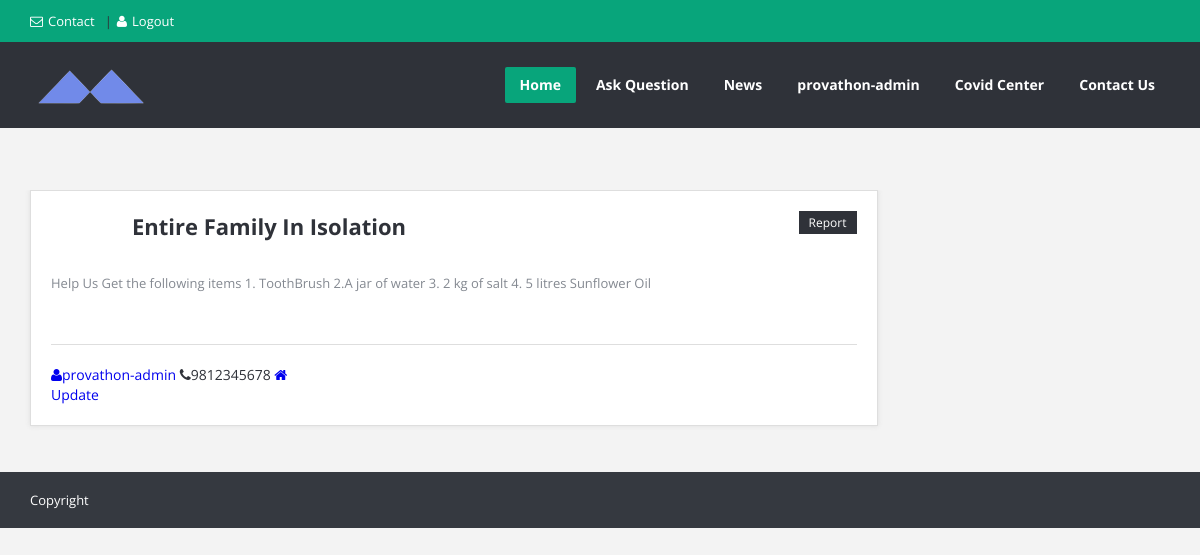
The page /post/details/6 (signed in) on the database its author committed.
### posts/models.py (models this page shows, shortened)
class Post(models.Model):
    title = models.CharField(max_length=100)
    content = models.TextField()
    date_posted = models.DateTimeField(default = timezone.now)
    author = models.ForeignKey(User, on_delete = models.CASCADE)
    settled = models.BooleanField(default=False)

### users/models.py (models this page shows, shortened)
class Profile(models.Model):
    user = models.OneToOneField(User, on_delete=models.CASCADE, )
    image = models.ImageField(default='default.jpg', upload_to='profile_pics')
    contact = models.CharField(max_length = 10, default = "Not entered")
    address = models.CharField(max_length=50, default = "Not entered")
    Gcode = models.CharField(max_length = 5, default = "Not entered")

### posts/views.py (the view)
# urls.py: path('post/details/<str:pk>', PostDetailView.as_view() , name='post-details'),
class PostDetailView(DetailView):
    model = Post
    template_name = 'posts/single_question.html'

### posts/templates/posts/single_question.html (shortened to what this page needs)
{% extends "posts/base.html" %}
{% block content %}
	<section class="container main-content">
		<div class="row">
			<div class="col-md-9">
				<article class="question single-question question-type-normal">
					<h2>
						<a href="single_question.html">{{ post.title }}</a>
					</h2>
					<a class="question-report" href="#">Report</a>
					<div class="question-inner">
						<div class="question-desc">
							<p>{{ post.content }}</p>
						</div>
							<span class=""><a href="#"><i class="icon-user"></i>{{post.author.username}}</a></span>
							<span class=""><i class="icon-phone"></i>{{ post.author.profile.contact }}</span>
							<span class=""><a href="#"><i class="icon-home"></i>{{ post.author.profile.gharNo}}</a></span>
						{% if post.author == user%}
						<div>
						  <a class="btn btn-secondary" href="{% url 'post-update' object.id %}">Update</a>
						</div>
					  	{% endif %}
					</div>
				</article>
		</div>
	</section>
{% endblock %}

### posts/templates/posts/base.html (shortened to what this page needs)
{% load static %}
<!DOCTYPE html>
<html lang="en">
<head>
	<link rel="stylesheet" href="{% static 'posts/style.css' %}">
	<link rel="stylesheet" href="{% static 'posts/css/responsive.css' %}">
	<link rel="stylesheet" href="{% static 'posts/css/contents.css' %}">
</head>
<body>
<div id="wrap" class="grid_1200">
    	<div id="header-top">
		<section class="container clearfix">
			<nav class="header-top-nav">
				<ul>
					<li><a href="{% url 'contact' %}"><i class="icon-envelope"></i>Contact</a></li>
					{% if user.is_authenticated %}
					<li><a href="{% url 'logout' %}" id="login-panel"><i class="icon-user"></i>Logout</a></li>
					{% else %}
					<li><a href="{% url 'login' %}" id="login-panel"><i class="icon-user"></i>Login</a></li>
					{% endif %}
				</ul>
			</nav>
		</section>
	</div>
	<header id="header">
		<section class="container clearfix">
			<div class="logo"><a href="{% url 'home' %}"><img alt="" src="{% static 'posts/images/logo.png'%}"></a></div>
			<nav class="navigation">
				<ul>
					<li class="current_page_item"><a href="{% url 'home' %}">Home</a>
					</li>
					<li class="ask_question"><a href="{% url 'post-create' %}">Ask Question</a></li>
					<li><a href="https://www.neplinews.com" target="blank">News</a></li>
					{% if user.is_authenticated %}
					<li><a href="{% url 'user-profile' user.username%}">{{user.username}}</a>
					{% else %}
					<li><a href="{% url 'login'%}">User</a></li>
					{% endif%}
					<li><a href="{% url 'covid'%}">Covid Center</a></li>
					<li><a href="{% url 'contact'%}">Contact Us</a></li>
				</ul>
			</nav>
		</section>
	</header>
    {% block content %}{% endblock %}
</div>
</body>
<footer id="footer-bottom">
		<section class="container">
			<div class="copyrights f_left">Copyright<a href="#"></a></div>
		</section>
	</footer>
</html>

### posts/static/posts/css/responsive.css (style rules this page uses)
@media (min-width: 1200px) { .grid_1200 .navigation > ul > li > a { padding: 0 15px; } }

### posts/static/posts/css/contents.css (style rules this page uses)
.container.main-content { margin-top: 10%; padding-bottom:3%; position: relative; z-index: 991; }
.question { -moz-box-sizing: border-box; -webkit-box-sizing: border-box; box-sizing: border-box; margin-bottom: 30px; padding: 20px; border: 1px solid #dedede; background: #FFF; -moz-box-shadow: 0 0 5px #dedede; -webkit-box-shadow: 0 0 5px #dedede; box-shadow: 0 0 5px #dedede; position: relative; }
.question-inner { position: relative; margin-left: 101px; }
.single-question { padding: 20px 0; margin-bottom: 10px; }
.single-question .question-inner { margin-left: 0; padding: 0 20px; }
.question h2 { margin: 0 0 30px 101px; color: #474D5D; overflow: hidden; font-size: 22px; font-weight: bold; padding-right: 161px; }
.question h2 a { color: #2f3239; }
.question-report { float: right; font-size: 12px; background-color: #2f3239; padding: 4px 10px; position: absolute; top: 20px; right: 20px; height: 23px; line-height: 15px; }
.question-desc { margin-bottom: 20px; padding-bottom: 30px; line-height: 22px; font-size: 13px; border-bottom: 1px solid #dedede; color: #848991; }
#footer-bottom { background-color: #353940; padding: 16px 0; font-size: 12px; line-height: 24px; }
.copyrights { font-size: 13px; }

### posts/static/posts/css/base.css (style rules this page uses)
html, body, div, span, applet, object, iframe, h1, h2, h3, h4, h5, h6, p, blockquote, pre, a, abbr, acronym, address, big, cite, code, del, dfn, em, img, ins, kbd, q, s, samp, small, strike, strong, sub, sup, tt, var, b, u, i, center, dl, dt, dd, ol, ul, li, fieldset, form, label, legend, table, caption, tbody, tfoot, thead, tr, th, td, article, aside, canvas, details, embed, figure, figcaption, footer, header, hgroup, menu, nav, output, ruby, section, summary, time, mark, audio, video { margin: 0; padding: 0; border: 0; font-size: 100%; font: inherit; vertical-align: baseline; }
body { font-size: 14px; line-height: 22px; }
article, aside, details, figcaption, figure, footer, header, hgroup, menu, nav, section { display: block; }
ol, ul, li { list-style: none; }
p { margin: 0 0 20px 0; line-height: 22px; }
html { -webkit-text-size-adjust: none; }
* { outline: none; }
body,.qoute p,input,.button,label,.more,blockquote,.widget ul li,textarea { font-family: "Open Sans", Arial, sans-serif; }
.f_left { float: left !important; }

### rows shown on the page
Post: title "Entire Family In Isolation", content "Help Us Get the following items 1. ToothBrush 2.A jar of water 3. 2 kg of salt 4. 5 litres Sunflower Oil", author.username "provathon-admin", author.profile.contact "9812345678"

### other values the page prints
{{ user.username }} "provathon-admin"
